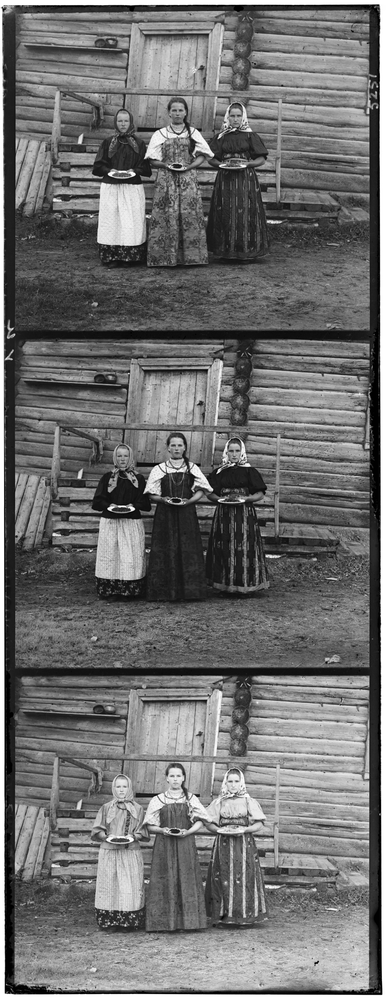
#> input picture samples/prokudin.png, 386 x 1000 px, shrunk from 1024 x 2652 before the run
$ python 3-colorize.py
#> lines starting #> are read from the running program, lines starting #| are printed output that depends on the picture
import numpy
import cv2

numpyInput = cv2.imread(filename='./../samples/prokudin.png', flags=cv2.IMREAD_COLOR).astype(numpy.float32) / 255.0
#> numpyInput: shape (1000, 386, 3) float32; min 0, max 1, mean 0.437

intFirst, intSecond = int(1.0 * numpyInput.shape[0] / 3.0), int(2.0 * numpyInput.shape[0] / 3.0)
#> intFirst = 333; intSecond = 666

numpyFirst = numpyInput[:intFirst, :][50:-50, 50:-50, 1] # crop of the blue channel
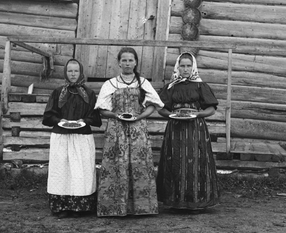
#> numpyFirst: shape (233, 286) float32; min 0.0353, max 1, mean 0.417
numpySecond = numpyInput[intFirst:intSecond, :][50:-50, 50:-50, 1] # crop of the green channel
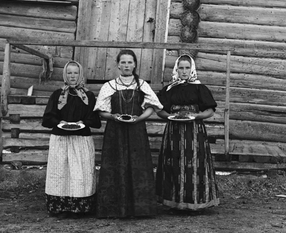
#> numpySecond: shape (233, 286) float32; min 0, max 1, mean 0.368
numpyThird = numpyInput[intSecond:, :][50:-50, 50:-50, 1] # crop of the red channel
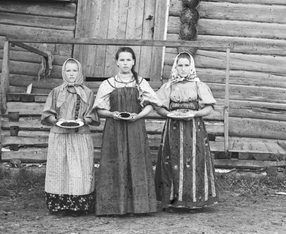
#> numpyThird: shape (234, 286) float32; min 0.00784, max 1, mean 0.528

#> (the run stopped early here; a loop or call above may not have finished)

$ run again, with samples/blend-1.png copied over samples/prokudin.png
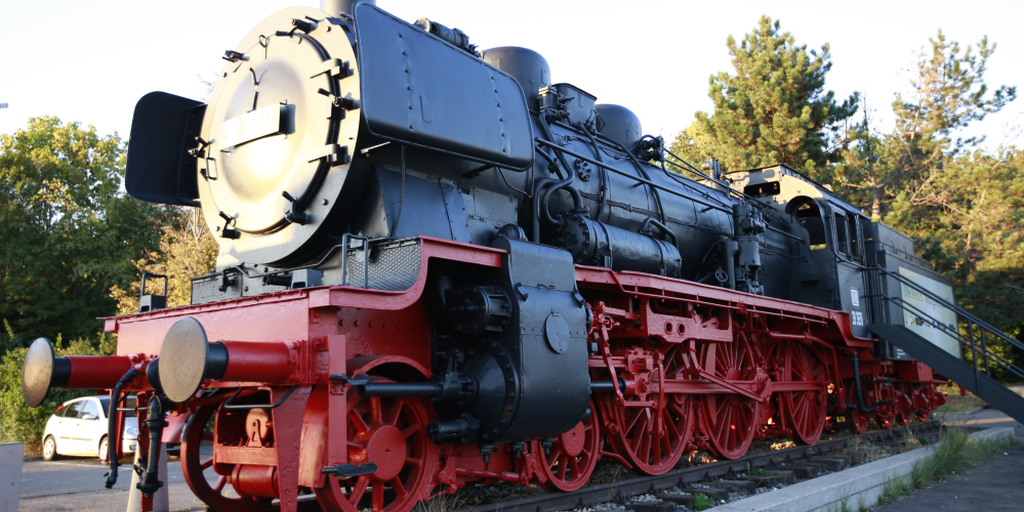
#> input picture samples/blend-1.png, 1024 x 512 px
#> `numpySecond = numpyInput[intFirst:intSecond, :][50:-50, 50:-50, 1]`:
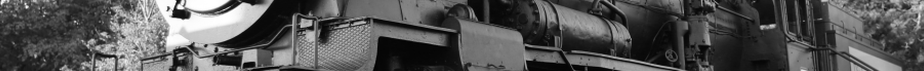
#> numpySecond: shape (71, 924) float32; min 0, max 1, mean 0.333
#> `numpyThird = numpyInput[intSecond:, :][50:-50, 50:-50, 1]`:
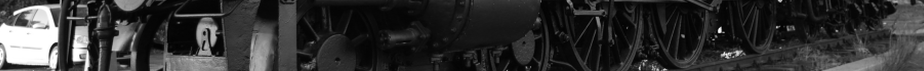
#> numpyThird: shape (71, 924) float32; min 0, max 1, mean 0.191

$ run again, with samples/blend-2.png copied over samples/prokudin.png
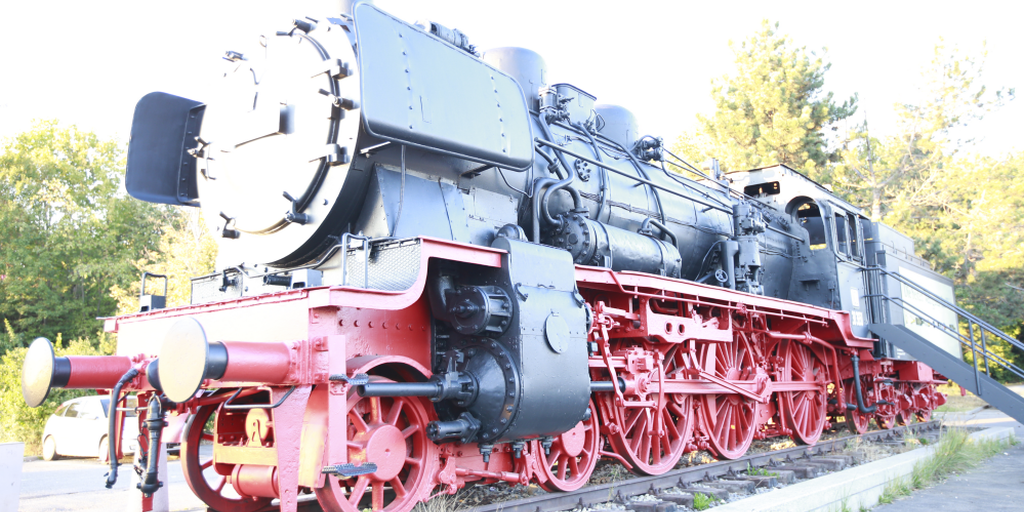
#> input picture samples/blend-2.png, 1024 x 512 px
#> `numpySecond = numpyInput[intFirst:intSecond, :][50:-50, 50:-50, 1]`:
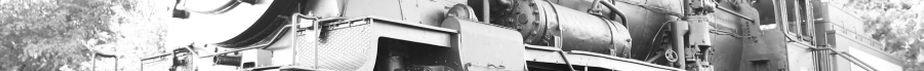
#> numpySecond: shape (71, 924) float32; min 0, max 1, mean 0.682
#> `numpyThird = numpyInput[intSecond:, :][50:-50, 50:-50, 1]`:
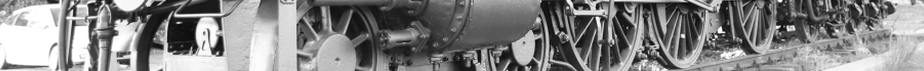
#> numpyThird: shape (71, 924) float32; min 0, max 1, mean 0.517

$ run again, with samples/fruits.png copied over samples/prokudin.png
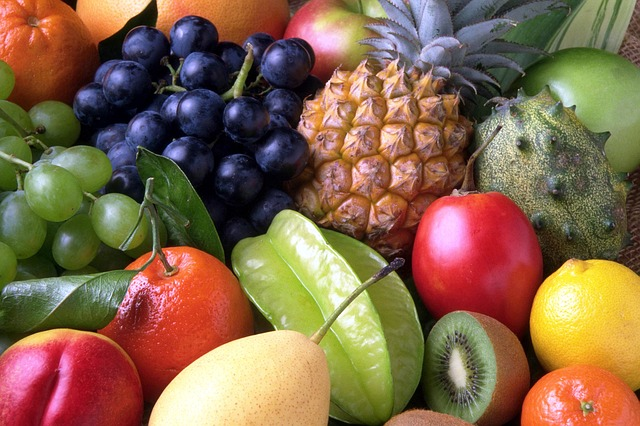
#> input picture samples/fruits.png, 640 x 426 px
#> `numpySecond = numpyInput[intFirst:intSecond, :][50:-50, 50:-50, 1]`:
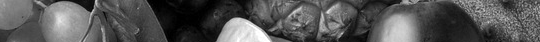
#> numpySecond: shape (42, 540) float32; min 0, max 1, mean 0.333
#> `numpyThird = numpyInput[intSecond:, :][50:-50, 50:-50, 1]`:
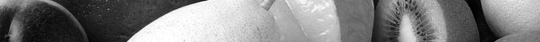
#> numpyThird: shape (42, 540) float32; min 0, max 1, mean 0.499
